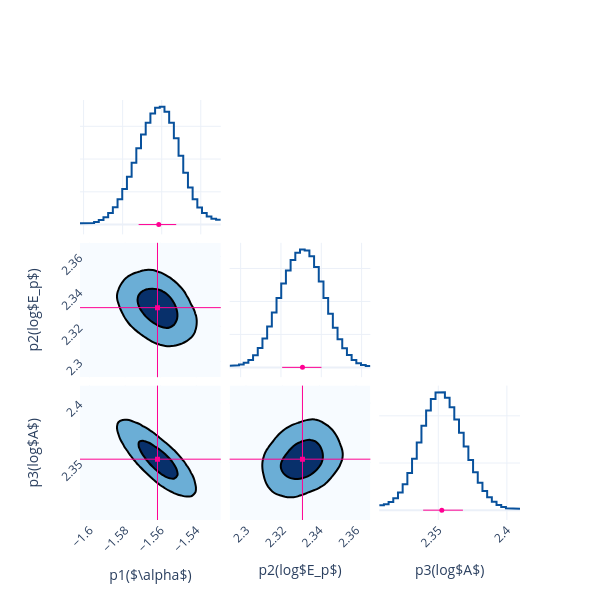

Source (notebook cell):
### Code cell
fig = Plot.post_corner(boot, ploter='plotly')

### Figure 1 — Plotly figure (JSON) as saved in the notebook; plotly's stock layout.template omitted (floating-point values rounded to 4 significant figures; data arrays with more than 128 entries replaced by an {"elided": "..."} marker saying what was removed)
{"data": [{"line": {"color": "#08519c", "width": 2}, "mode": "lines", "name": "p1($\\alpha$)", "showlegend": false, "type": "scatter", "x": [-1.602, -1.599, -1.599, -1.597, -1.597, -1.595, -1.595, -1.592, -1.592, -1.59, -1.59, -1.587, -1.587, -1.585, -1.585, -1.583, -1.583, -1.58, -1.58, -1.578, -1.578, -1.575, -1.575, -1.573, -1.573, -1.571, -1.571, -1.568, -1.568, -1.566, -1.566, -1.563, -1.563, -1.561, -1.561, -1.559, -1.559, -1.556, -1.556, -1.554, -1.554, -1.551, -1.551, -1.549, -1.549, -1.547, -1.547, -1.544, -1.544, -1.542, -1.542, -1.539, -1.539, -1.537, -1.537, -1.535, -1.535, -1.532, -1.532, -1.53], "xaxis": "x", "y": [0.3753, 0.3753, 0.3908, 0.3908, 0.4966, 0.4966, 0.7942, 0.7942, 1.365, 1.365, 2.26, 2.26, 3.539, 3.539, 5.309, 5.309, 7.709, 7.709, 10.83, 10.83, 14.62, 14.62, 18.89, 18.89, 23.32, 23.32, 27.5, 27.5, 31.1, 31.1, 33.91, 33.91, 35.67, 35.67, 35.97, 35.97, 34.45, 34.45, 31.08, 31.08, 26.34, 26.34, 21.01, 21.01, 15.82, 15.82, 11.31, 11.31, 7.754, 7.754, 5.209, 5.209, 3.519, 3.519, 2.446, 2.446, 1.801, 1.801, 1.49, 1.49], "yaxis": "y"}, {"line": {"color": "#08519c", "width": 2}, "mode": "lines", "name": "p2(log$E_p$)", "showlegend": false, "type": "scatter", "x": [2.295, 2.297, 2.297, 2.299, 2.299, 2.302, 2.302, 2.304, 2.304, 2.306, 2.306, 2.308, 2.308, 2.311, 2.311, 2.313, 2.313, 2.315, 2.315, 2.318, 2.318, 2.32, 2.32, 2.322, 2.322, 2.325, 2.325, 2.327, 2.327, 2.329, 2.329, 2.332, 2.332, 2.334, 2.334, 2.336, 2.336, 2.339, 2.339, 2.341, 2.341, 2.343, 2.343, 2.346, 2.346, 2.348, 2.348, 2.35, 2.35, 2.353, 2.353, 2.355, 2.355, 2.357, 2.357, 2.36, 2.36, 2.362, 2.362, 2.364], "xaxis": "x5", "y": [0.5067, 0.5067, 0.6197, 0.6197, 0.8839, 0.8839, 1.389, 1.389, 2.276, 2.276, 3.71, 3.71, 5.847, 5.847, 8.769, 8.769, 12.42, 12.42, 16.61, 16.61, 21.05, 21.05, 25.42, 25.42, 29.37, 29.37, 32.55, 32.55, 34.73, 34.73, 35.73, 35.73, 35.44, 35.44, 33.7, 33.7, 30.46, 30.46, 26.03, 26.03, 21.07, 21.07, 16.25, 16.25, 12.02, 12.02, 8.531, 8.531, 5.795, 5.795, 3.728, 3.728, 2.241, 2.241, 1.258, 1.258, 0.6946, 0.6946, 0.4511, 0.4511], "yaxis": "y5"}, {"colorscale": [[0, "rgb(247,251,255)"], [0.125, "rgb(222,235,247)"], [0.25, "rgb(198,219,239)"], [0.375, "rgb(158,202,225)"], [0.5, "rgb(107,174,214)"], [0.625, "rgb(66,146,198)"], [0.75, "rgb(33,113,181)"], [0.875, "rgb(8,81,156)"], [1, "rgb(8,48,107)"]], "contours": {"end": 0.004747, "size": 0.003659, "start": 0.001088}, "line": {"width": 2}, "name": "p1($\\alpha$)&p2(log$E_p$)", "ncontours": 2, "showlegend": false, "showscale": false, "type": "contour", "x": [-1.605, -1.603, -1.601, -1.598, -1.596, -1.593, -1.591, -1.589, -1.586, -1.584, -1.581, -1.579, -1.577, -1.574, -1.572, -1.569, -1.567, -1.565, -1.562, -1.56, -1.557, -1.555, -1.553, -1.55, -1.548, -1.545, -1.543, -1.541, -1.538, -1.536, -1.533, -1.531, -1.529, -1.526], "xaxis": "x4", "y": [2.291, 2.293, 2.296, 2.298, 2.3, 2.303, 2.305, 2.307, 2.31, 2.312, 2.314, 2.317, 2.319, 2.321, 2.324, 2.326, 2.328, 2.331, 2.333, 2.335, 2.338, 2.34, 2.342, 2.345, 2.347, 2.349, 2.352, 2.354, 2.356, 2.359, 2.361, 2.363, 2.366, 2.368], "yaxis": "y4", "z": {"elided": "34x34 float values"}}, {"line": {"color": "#08519c", "width": 2}, "mode": "lines", "name": "p3(log$A$)", "showlegend": false, "type": "scatter", "x": [2.307, 2.31, 2.31, 2.314, 2.314, 2.317, 2.317, 2.321, 2.321, 2.324, 2.324, 2.327, 2.327, 2.331, 2.331, 2.334, 2.334, 2.338, 2.338, 2.341, 2.341, 2.345, 2.345, 2.348, 2.348, 2.351, 2.351, 2.355, 2.355, 2.358, 2.358, 2.362, 2.362, 2.365, 2.365, 2.369, 2.369, 2.372, 2.372, 2.375, 2.375, 2.379, 2.379, 2.382, 2.382, 2.386, 2.386, 2.389, 2.389, 2.392, 2.392, 2.396, 2.396, 2.399, 2.399, 2.403, 2.403, 2.406, 2.406, 2.41], "xaxis": "x9", "y": [1.048, 1.048, 1.271, 1.271, 1.742, 1.742, 2.524, 2.524, 3.728, 3.728, 5.488, 5.488, 7.897, 7.897, 10.92, 10.92, 14.37, 14.37, 17.91, 17.91, 21.12, 21.12, 23.58, 23.58, 24.93, 24.93, 24.98, 24.98, 23.84, 23.84, 21.8, 21.8, 19.25, 19.25, 16.42, 16.42, 13.5, 13.5, 10.63, 10.63, 8.03, 8.03, 5.828, 5.828, 4.079, 4.079, 2.752, 2.752, 1.783, 1.783, 1.107, 1.107, 0.6719, 0.6719, 0.4292, 0.4292, 0.3246, 0.3246, 0.2954, 0.2954], "yaxis": "y9"}, {"colorscale": [[0, "rgb(247,251,255)"], [0.125, "rgb(222,235,247)"], [0.25, "rgb(198,219,239)"], [0.375, "rgb(158,202,225)"], [0.5, "rgb(107,174,214)"], [0.625, "rgb(66,146,198)"], [0.75, "rgb(33,113,181)"], [0.875, "rgb(8,81,156)"], [1, "rgb(8,48,107)"]], "contours": {"end": 0.007326, "size": 0.005771, "start": 0.001556}, "line": {"width": 2}, "name": "p1($\\alpha$)&p3(log$A$)", "ncontours": 2, "showlegend": false, "showscale": false, "type": "contour", "x": [-1.605, -1.603, -1.601, -1.598, -1.596, -1.593, -1.591, -1.589, -1.586, -1.584, -1.581, -1.579, -1.577, -1.574, -1.572, -1.569, -1.567, -1.565, -1.562, -1.56, -1.557, -1.555, -1.553, -1.55, -1.548, -1.545, -1.543, -1.541, -1.538, -1.536, -1.533, -1.531, -1.529, -1.526], "xaxis": "x7", "y": [2.302, 2.305, 2.309, 2.312, 2.315, 2.319, 2.322, 2.326, 2.329, 2.333, 2.336, 2.339, 2.343, 2.346, 2.35, 2.353, 2.357, 2.36, 2.363, 2.367, 2.37, 2.374, 2.377, 2.38, 2.384, 2.387, 2.391, 2.394, 2.398, 2.401, 2.404, 2.408, 2.411, 2.415], "yaxis": "y7", "z": {"elided": "34x34 float values"}}, {"colorscale": [[0, "rgb(247,251,255)"], [0.125, "rgb(222,235,247)"], [0.25, "rgb(198,219,239)"], [0.375, "rgb(158,202,225)"], [0.5, "rgb(107,174,214)"], [0.625, "rgb(66,146,198)"], [0.75, "rgb(33,113,181)"], [0.875, "rgb(8,81,156)"], [1, "rgb(8,48,107)"]], "contours": {"end": 0.00447, "size": 0.003452, "start": 0.001018}, "line": {"width": 2}, "name": "p2(log$E_p$)&p3(log$A$)", "ncontours": 2, "showlegend": false, "showscale": false, "type": "contour", "x": [2.291, 2.293, 2.296, 2.298, 2.3, 2.303, 2.305, 2.307, 2.31, 2.312, 2.314, 2.317, 2.319, 2.321, 2.324, 2.326, 2.328, 2.331, 2.333, 2.335, 2.338, 2.34, 2.342, 2.345, 2.347, 2.349, 2.352, 2.354, 2.356, 2.359, 2.361, 2.363, 2.366, 2.368], "xaxis": "x8", "y": [2.302, 2.305, 2.309, 2.312, 2.315, 2.319, 2.322, 2.326, 2.329, 2.333, 2.336, 2.339, 2.343, 2.346, 2.35, 2.353, 2.357, 2.36, 2.363, 2.367, 2.37, 2.374, 2.377, 2.38, 2.384, 2.387, 2.391, 2.394, 2.398, 2.401, 2.404, 2.408, 2.411, 2.415], "yaxis": "y8", "z": {"elided": "34x34 float values"}}, {"error_x": {"array": [0.008929], "arrayminus": [0.0103], "color": "#FF0092", "symmetric": false, "thickness": 1, "type": "data", "width": 0}, "marker": {"color": "#FF0092", "size": 5, "symbol": "circle"}, "mode": "markers", "name": "p1($\\alpha$)", "showlegend": false, "type": "scatter", "x": [-1.562], "xaxis": "x", "y": [0.01], "yaxis": "y"}, {"error_x": {"array": [0.009425], "arrayminus": [0.01008], "color": "#FF0092", "symmetric": false, "thickness": 1, "type": "data", "width": 0}, "marker": {"color": "#FF0092", "size": 5, "symbol": "circle"}, "mode": "markers", "name": "p2(log$E_p$)", "showlegend": false, "type": "scatter", "x": [2.331], "xaxis": "x5", "y": [0.01], "yaxis": "y5"}, {"error_x": {"array": [0.0154], "arrayminus": [0.0136], "color": "#FF0092", "symmetric": false, "thickness": 1, "type": "data", "width": 0}, "marker": {"color": "#FF0092", "size": 5, "symbol": "circle"}, "mode": "markers", "name": "p3(log$A$)", "showlegend": false, "type": "scatter", "x": [2.353], "xaxis": "x9", "y": [0.01], "yaxis": "y9"}, {"marker": {"color": "#FF0092", "size": 5, "symbol": "square"}, "mode": "markers", "name": "p1($\\alpha$)&p2(log$E_p$)", "showlegend": false, "type": "scatter", "x": [-1.562], "xaxis": "x4", "y": [2.331], "yaxis": "y4"}, {"marker": {"color": "#FF0092", "size": 5, "symbol": "square"}, "mode": "markers", "name": "p1($\\alpha$)&p3(log$A$)", "showlegend": false, "type": "scatter", "x": [-1.562], "xaxis": "x7", "y": [2.353], "yaxis": "y7"}, {"marker": {"color": "#FF0092", "size": 5, "symbol": "square"}, "mode": "markers", "name": "p2(log$E_p$)&p3(log$A$)", "showlegend": false, "type": "scatter", "x": [2.331], "xaxis": "x8", "y": [2.353], "yaxis": "y8"}], "layout": {"height": 600, "shapes": [{"line": {"color": "#FF0092", "width": 1}, "type": "line", "x0": -1.562, "x1": -1.562, "xref": "x4", "y0": 0, "y1": 1, "yref": "y4 domain"}, {"line": {"color": "#FF0092", "width": 1}, "type": "line", "x0": 0, "x1": 1, "xref": "x4 domain", "y0": 2.331, "y1": 2.331, "yref": "y4"}, {"line": {"color": "#FF0092", "width": 1}, "type": "line", "x0": -1.562, "x1": -1.562, "xref": "x7", "y0": 0, "y1": 1, "yref": "y7 domain"}, {"line": {"color": "#FF0092", "width": 1}, "type": "line", "x0": 0, "x1": 1, "xref": "x7 domain", "y0": 2.353, "y1": 2.353, "yref": "y7"}, {"line": {"color": "#FF0092", "width": 1}, "type": "line", "x0": 2.331, "x1": 2.331, "xref": "x8", "y0": 0, "y1": 1, "yref": "y8 domain"}, {"line": {"color": "#FF0092", "width": 1}, "type": "line", "x0": 0, "x1": 1, "xref": "x8 domain", "y0": 2.353, "y1": 2.353, "yref": "y8"}], "width": 600, "xaxis": {"anchor": "y", "domain": [0, 0.32], "showticklabels": false, "tickangle": -45}, "xaxis2": {"anchor": "y2", "domain": [0.34, 0.66], "showticklabels": false, "tickangle": -45}, "xaxis3": {"anchor": "y3", "domain": [0.68, 1], "showticklabels": false, "tickangle": -45}, "xaxis4": {"anchor": "y4", "domain": [0, 0.32], "showticklabels": false, "tickangle": -45}, "xaxis5": {"anchor": "y5", "domain": [0.34, 0.66], "showticklabels": false, "tickangle": -45}, "xaxis6": {"anchor": "y6", "domain": [0.68, 1], "showticklabels": false, "tickangle": -45}, "xaxis7": {"anchor": "y7", "domain": [0, 0.32], "showticklabels": true, "tickangle": -45, "title": {"text": "p1($\\alpha$)"}}, "xaxis8": {"anchor": "y8", "domain": [0.34, 0.66], "showticklabels": true, "tickangle": -45, "title": {"text": "p2(log$E_p$)"}}, "xaxis9": {"anchor": "y9", "domain": [0.68, 1], "showticklabels": true, "tickangle": -45, "title": {"text": "p3(log$A$)"}}, "yaxis": {"anchor": "x", "domain": [0.68, 1], "showticklabels": false, "tickangle": -45}, "yaxis2": {"anchor": "x2", "domain": [0.68, 1], "showticklabels": false, "tickangle": -45}, "yaxis3": {"anchor": "x3", "domain": [0.68, 1], "showticklabels": false, "tickangle": -45}, "yaxis4": {"anchor": "x4", "domain": [0.34, 0.66], "showticklabels": true, "tickangle": -45, "title": {"text": "p2(log$E_p$)"}}, "yaxis5": {"anchor": "x5", "domain": [0.34, 0.66], "showticklabels": false, "tickangle": -45}, "yaxis6": {"anchor": "x6", "domain": [0.34, 0.66], "showticklabels": false, "tickangle": -45}, "yaxis7": {"anchor": "x7", "domain": [0, 0.32], "showticklabels": true, "tickangle": -45, "title": {"text": "p3(log$A$)"}}, "yaxis8": {"anchor": "x8", "domain": [0, 0.32], "showticklabels": false, "tickangle": -45}, "yaxis9": {"anchor": "x9", "domain": [0, 0.32], "showticklabels": false, "tickangle": -45}}}
